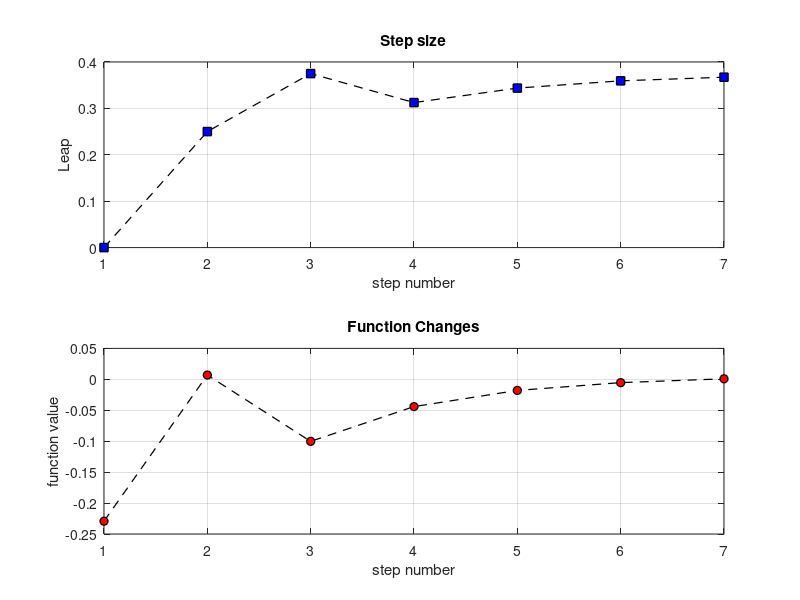

Here is the MATLAB script that generated this plot:
% visualize the data collected and stored in ouput.txt

%{
Author: Pratyush
Date  : 17/07/2023

this file helps you visualize the fluctuations
of the midpoints and the value the function takes
with the number of steps

%}

data = dlmread('output.txt', '\t'); % read the data
step = size(data)(1); % read the count of steps
steps = [1:step]; % the number of steps

figure;
subplot(2, 1, 1);
plot(steps, data(:, 4), 'k--s', 'LineWidth', 0.9, 'MarkerFaceColor', 'b');
xlabel('step number');
ylabel('Leap');
title('Step size');
grid;

subplot(2, 1, 2);
plot(steps, data(:, 5), 'k--o', 'LineWidth', 0.9, 'MarkerFaceColor', 'r');
xlabel('step number');
ylabel('function value');
title('Function Changes');
grid;










